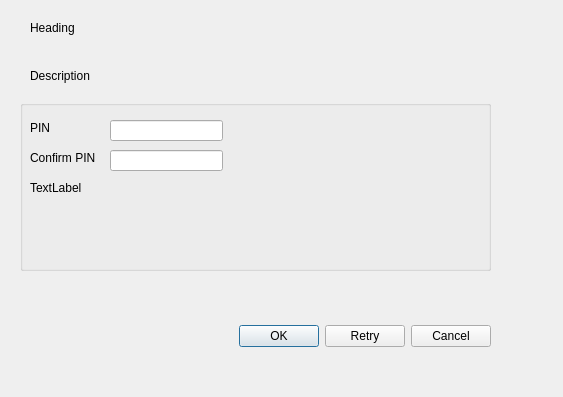
<?xml version="1.0" encoding="UTF-8"?>
<ui version="4.0">
 <class>WebAuthDialog</class>
 <widget class="QDialog" name="WebAuthDialog">
  <property name="geometry">
   <rect>
    <x>0</x>
    <y>0</y>
    <width>563</width>
    <height>397</height>
   </rect>
  </property>
  <property name="windowTitle">
   <string>Dialog</string>
  </property>
  <widget class="QDialogButtonBox" name="buttonBox">
   <property name="geometry">
    <rect>
     <x>20</x>
     <y>320</y>
     <width>471</width>
     <height>32</height>
    </rect>
   </property>
   <property name="orientation">
    <enum>Qt::Orientation::Horizontal</enum>
   </property>
   <property name="standardButtons">
    <set>QDialogButtonBox::StandardButton::Cancel|QDialogButtonBox::StandardButton::Ok|QDialogButtonBox::StandardButton::Retry</set>
   </property>
  </widget>
  <widget class="QLabel" name="m_headingLabel">
   <property name="geometry">
    <rect>
     <x>30</x>
     <y>20</y>
     <width>321</width>
     <height>16</height>
    </rect>
   </property>
   <property name="text">
    <string>Heading</string>
   </property>
   <property name="wordWrap">
    <bool>false</bool>
   </property>
  </widget>
  <widget class="QLabel" name="m_description">
   <property name="geometry">
    <rect>
     <x>30</x>
     <y>60</y>
     <width>491</width>
     <height>31</height>
    </rect>
   </property>
   <property name="text">
    <string>Description</string>
   </property>
   <property name="wordWrap">
    <bool>false</bool>
   </property>
  </widget>
  <widget class="QWidget" name="layoutWidget">
   <property name="geometry">
    <rect>
     <x>20</x>
     <y>100</y>
     <width>471</width>
     <height>171</height>
    </rect>
   </property>
   <layout class="QVBoxLayout" name="m_mainVerticalLayout">
    <property name="sizeConstraint">
     <enum>QLayout::SizeConstraint::SetDefaultConstraint</enum>
    </property>
    <item>
     <widget class="QGroupBox" name="m_pinGroupBox">
      <property name="title">
       <string/>
      </property>
      <property name="flat">
       <bool>true</bool>
      </property>
      <widget class="QLabel" name="m_pinLabel">
       <property name="geometry">
        <rect>
         <x>10</x>
         <y>20</y>
         <width>58</width>
         <height>16</height>
        </rect>
       </property>
       <property name="text">
        <string>PIN</string>
       </property>
      </widget>
      <widget class="QLineEdit" name="m_pinLineEdit">
       <property name="geometry">
        <rect>
         <x>90</x>
         <y>20</y>
         <width>113</width>
         <height>21</height>
        </rect>
       </property>
      </widget>
      <widget class="QLabel" name="m_confirmPinLabel">
       <property name="geometry">
        <rect>
         <x>10</x>
         <y>50</y>
         <width>81</width>
         <height>16</height>
        </rect>
       </property>
       <property name="text">
        <string>Confirm PIN</string>
       </property>
      </widget>
      <widget class="QLineEdit" name="m_confirmPinLineEdit">
       <property name="geometry">
        <rect>
         <x>90</x>
         <y>50</y>
         <width>113</width>
         <height>21</height>
        </rect>
       </property>
      </widget>
      <widget class="QLabel" name="m_pinEntryErrorLabel">
       <property name="geometry">
        <rect>
         <x>10</x>
         <y>80</y>
         <width>441</width>
         <height>16</height>
        </rect>
       </property>
       <property name="text">
        <string>TextLabel</string>
       </property>
      </widget>
     </widget>
    </item>
   </layout>
  </widget>
 </widget>
 <resources/>
 <connections/>
</ui>
